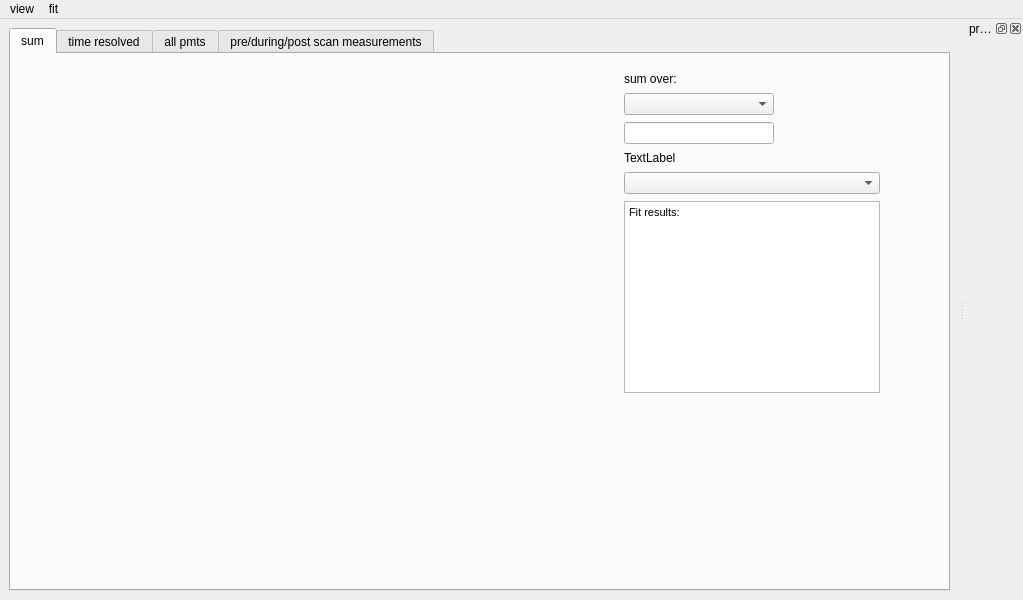
<?xml version="1.0" encoding="UTF-8"?>
<ui version="4.0">
 <class>MainWindow_LiveDataPlotting</class>
 <widget class="QMainWindow" name="MainWindow_LiveDataPlotting">
  <property name="geometry">
   <rect>
    <x>0</x>
    <y>0</y>
    <width>1023</width>
    <height>600</height>
   </rect>
  </property>
  <property name="windowTitle">
   <string>MainWindow</string>
  </property>
  <widget class="QWidget" name="centralwidget">
   <layout class="QHBoxLayout" name="horizontalLayout_2">
    <item>
     <widget class="QTabWidget" name="tabWidget">
      <property name="locale">
       <locale language="English" country="UnitedStates"/>
      </property>
      <property name="currentIndex">
       <number>0</number>
      </property>
      <widget class="QWidget" name="tab_sum">
       <attribute name="title">
        <string>sum</string>
       </attribute>
       <layout class="QVBoxLayout" name="verticalLayout_2">
        <item>
         <widget class="QWidget" name="widget_outer_sum_plot" native="true">
          <layout class="QHBoxLayout" name="horizontalLayout" stretch="1,0">
           <item>
            <widget class="QWidget" name="widget_inner_sum_plot" native="true">
             <property name="sizePolicy">
              <sizepolicy hsizetype="MinimumExpanding" vsizetype="Preferred">
               <horstretch>0</horstretch>
               <verstretch>0</verstretch>
              </sizepolicy>
             </property>
            </widget>
           </item>
           <item>
            <layout class="QVBoxLayout" name="verticalLayout_3" stretch="0,0,0,0,0,0,0">
             <property name="spacing">
              <number>7</number>
             </property>
             <property name="sizeConstraint">
              <enum>QLayout::SetDefaultConstraint</enum>
             </property>
             <property name="rightMargin">
              <number>50</number>
             </property>
             <item>
              <widget class="QLabel" name="label">
               <property name="text">
                <string>sum over:</string>
               </property>
              </widget>
             </item>
             <item>
              <widget class="QComboBox" name="comboBox_select_sum_for_pmts">
               <property name="maximumSize">
                <size>
                 <width>150</width>
                 <height>16777215</height>
                </size>
               </property>
              </widget>
             </item>
             <item>
              <widget class="QLineEdit" name="lineEdit_arith_scaler_input">
               <property name="maximumSize">
                <size>
                 <width>150</width>
                 <height>16777215</height>
                </size>
               </property>
               <property name="mouseTracking">
                <bool>false</bool>
               </property>
              </widget>
             </item>
             <item>
              <widget class="QLabel" name="label_arith_scaler_set">
               <property name="sizePolicy">
                <sizepolicy hsizetype="Preferred" vsizetype="Maximum">
                 <horstretch>0</horstretch>
                 <verstretch>0</verstretch>
                </sizepolicy>
               </property>
               <property name="maximumSize">
                <size>
                 <width>150</width>
                 <height>16777215</height>
                </size>
               </property>
               <property name="text">
                <string>TextLabel</string>
               </property>
              </widget>
             </item>
             <item>
              <widget class="QComboBox" name="comboBox_sum_tr"/>
             </item>
             <item>
              <widget class="QTextBrowser" name="browser_fitresults">
               <property name="html">
                <string>&lt;!DOCTYPE HTML PUBLIC &quot;-//W3C//DTD HTML 4.0//EN&quot; &quot;http://www.w3.org/TR/REC-html40/strict.dtd&quot;&gt;
&lt;html&gt;&lt;head&gt;&lt;meta name=&quot;qrichtext&quot; content=&quot;1&quot; /&gt;&lt;style type=&quot;text/css&quot;&gt;
p, li { white-space: pre-wrap; }
&lt;/style&gt;&lt;/head&gt;&lt;body style=&quot; font-family:'MS Shell Dlg 2'; font-size:8.25pt; font-weight:400; font-style:normal;&quot;&gt;
&lt;p style=&quot; margin-top:0px; margin-bottom:0px; margin-left:0px; margin-right:0px; -qt-block-indent:0; text-indent:0px;&quot;&gt;&lt;span style=&quot; font-size:8pt;&quot;&gt;Fit results:&lt;/span&gt;&lt;/p&gt;&lt;/body&gt;&lt;/html&gt;</string>
               </property>
              </widget>
             </item>
             <item>
              <spacer name="verticalSpacer">
               <property name="orientation">
                <enum>Qt::Vertical</enum>
               </property>
               <property name="sizeHint" stdset="0">
                <size>
                 <width>20</width>
                 <height>40</height>
                </size>
               </property>
              </spacer>
             </item>
            </layout>
           </item>
          </layout>
         </widget>
        </item>
       </layout>
      </widget>
      <widget class="QWidget" name="tab_timeres">
       <attribute name="title">
        <string>time resolved</string>
       </attribute>
       <layout class="QVBoxLayout" name="verticalLayout_4">
        <item>
         <layout class="QGridLayout" name="gridLayout">
          <item row="0" column="2">
           <widget class="QSpinBox" name="spinBox">
            <property name="keyboardTracking">
             <bool>false</bool>
            </property>
            <property name="minimum">
             <number>10</number>
            </property>
            <property name="maximum">
             <number>10000</number>
            </property>
            <property name="singleStep">
             <number>10</number>
            </property>
            <property name="value">
             <number>10</number>
            </property>
           </widget>
          </item>
          <item row="0" column="4">
           <widget class="QPushButton" name="pushButton_save_after_scan">
            <property name="text">
             <string>Save again after scan</string>
            </property>
           </widget>
          </item>
          <item row="0" column="0">
           <widget class="QLabel" name="label_4">
            <property name="text">
             <string>rebinning [ns]</string>
            </property>
           </widget>
          </item>
          <item row="0" column="3">
           <widget class="QCheckBox" name="checkBox">
            <property name="text">
             <string>apply for all tracks</string>
            </property>
           </widget>
          </item>
         </layout>
        </item>
        <item>
         <widget class="QSplitter" name="splitter">
          <property name="orientation">
           <enum>Qt::Vertical</enum>
          </property>
          <property name="opaqueResize">
           <bool>true</bool>
          </property>
          <widget class="QWidget" name="widget_tres_plot" native="true">
           <layout class="QVBoxLayout" name="verticalLayout_5">
            <item>
             <widget class="QSplitter" name="splitter_4">
              <property name="orientation">
               <enum>Qt::Vertical</enum>
              </property>
              <widget class="QSplitter" name="splitter_2">
               <property name="orientation">
                <enum>Qt::Horizontal</enum>
               </property>
               <widget class="QWidget" name="widget_tres" native="true"/>
               <widget class="QWidget" name="widget_proj_t" native="true"/>
              </widget>
              <widget class="QSplitter" name="splitter_3">
               <property name="orientation">
                <enum>Qt::Horizontal</enum>
               </property>
               <widget class="QWidget" name="widget_proj_v" native="true"/>
               <widget class="QWidget" name="widget_right_lower_corner" native="true">
                <layout class="QGridLayout" name="gridLayout_2">
                 <item row="0" column="2">
                  <widget class="QLabel" name="label_5">
                   <property name="sizePolicy">
                    <sizepolicy hsizetype="Fixed" vsizetype="Fixed">
                     <horstretch>0</horstretch>
                     <verstretch>0</verstretch>
                    </sizepolicy>
                   </property>
                   <property name="text">
                    <string>y:</string>
                   </property>
                  </widget>
                 </item>
                 <item row="0" column="0">
                  <widget class="QLabel" name="label_2">
                   <property name="sizePolicy">
                    <sizepolicy hsizetype="Fixed" vsizetype="Fixed">
                     <horstretch>0</horstretch>
                     <verstretch>0</verstretch>
                    </sizepolicy>
                   </property>
                   <property name="text">
                    <string>x:</string>
                   </property>
                  </widget>
                 </item>
                 <item row="0" column="1">
                  <widget class="QLabel" name="label_x_coord">
                   <property name="sizePolicy">
                    <sizepolicy hsizetype="Fixed" vsizetype="Fixed">
                     <horstretch>0</horstretch>
                     <verstretch>0</verstretch>
                    </sizepolicy>
                   </property>
                   <property name="text">
                    <string>-0.000</string>
                   </property>
                  </widget>
                 </item>
                 <item row="0" column="3">
                  <widget class="QLabel" name="label_y_coord">
                   <property name="sizePolicy">
                    <sizepolicy hsizetype="Fixed" vsizetype="Fixed">
                     <horstretch>0</horstretch>
                     <verstretch>0</verstretch>
                    </sizepolicy>
                   </property>
                   <property name="text">
                    <string>-0.000</string>
                   </property>
                  </widget>
                 </item>
                </layout>
               </widget>
              </widget>
             </widget>
            </item>
           </layout>
          </widget>
          <widget class="QTableWidget" name="tableWidget_gates">
           <property name="sizePolicy">
            <sizepolicy hsizetype="Expanding" vsizetype="Expanding">
             <horstretch>0</horstretch>
             <verstretch>0</verstretch>
            </sizepolicy>
           </property>
           <property name="minimumSize">
            <size>
             <width>0</width>
             <height>0</height>
            </size>
           </property>
           <property name="sizeAdjustPolicy">
            <enum>QAbstractScrollArea::AdjustToContents</enum>
           </property>
           <property name="sortingEnabled">
            <bool>false</bool>
           </property>
           <attribute name="horizontalHeaderDefaultSectionSize">
            <number>80</number>
           </attribute>
           <column>
            <property name="text">
             <string>track</string>
            </property>
           </column>
           <column>
            <property name="text">
             <string>scaler</string>
            </property>
           </column>
           <column>
            <property name="text">
             <string>v_min [V]</string>
            </property>
           </column>
           <column>
            <property name="text">
             <string>v_max [V]</string>
            </property>
           </column>
           <column>
            <property name="text">
             <string>t_min [us]</string>
            </property>
           </column>
           <column>
            <property name="text">
             <string>t_max [us]</string>
            </property>
           </column>
           <column>
            <property name="text">
             <string>show</string>
            </property>
           </column>
          </widget>
         </widget>
        </item>
       </layout>
      </widget>
      <widget class="QWidget" name="tab_all_pmts">
       <attribute name="title">
        <string>all pmts</string>
       </attribute>
       <layout class="QVBoxLayout" name="verticalLayout_6">
        <item>
         <widget class="QWidget" name="widget_all_pmts" native="true">
          <layout class="QVBoxLayout" name="verticalLayout_7">
           <item>
            <widget class="QSplitter" name="splitter_allpmts">
             <property name="orientation">
              <enum>Qt::Vertical</enum>
             </property>
             <widget class="QWidget" name="widget_all_pmts_plot" native="true"/>
             <widget class="QWidget" name="widget_all_pmts_x_y_coords" native="true">
              <layout class="QGridLayout" name="gridLayout_3">
               <item row="0" column="6">
                <widget class="QLabel" name="label_3">
                 <property name="text">
                  <string>track:</string>
                 </property>
                </widget>
               </item>
               <item row="0" column="3">
                <widget class="QLabel" name="label_7">
                 <property name="sizePolicy">
                  <sizepolicy hsizetype="Fixed" vsizetype="Fixed">
                   <horstretch>0</horstretch>
                   <verstretch>0</verstretch>
                  </sizepolicy>
                 </property>
                 <property name="text">
                  <string>y:</string>
                 </property>
                </widget>
               </item>
               <item row="0" column="4">
                <widget class="QLabel" name="label_y_coor_all_pmts">
                 <property name="sizePolicy">
                  <sizepolicy hsizetype="Fixed" vsizetype="Fixed">
                   <horstretch>0</horstretch>
                   <verstretch>0</verstretch>
                  </sizepolicy>
                 </property>
                 <property name="minimumSize">
                  <size>
                   <width>120</width>
                   <height>0</height>
                  </size>
                 </property>
                 <property name="text">
                  <string>y_value</string>
                 </property>
                </widget>
               </item>
               <item row="0" column="7">
                <widget class="QComboBox" name="comboBox_all_pmts_sel_tr"/>
               </item>
               <item row="0" column="0" colspan="2">
                <widget class="QLabel" name="label_8">
                 <property name="sizePolicy">
                  <sizepolicy hsizetype="Fixed" vsizetype="Fixed">
                   <horstretch>0</horstretch>
                   <verstretch>0</verstretch>
                  </sizepolicy>
                 </property>
                 <property name="text">
                  <string>x:</string>
                 </property>
                </widget>
               </item>
               <item row="0" column="2">
                <widget class="QLabel" name="label_x_coord_all_pmts">
                 <property name="sizePolicy">
                  <sizepolicy hsizetype="Fixed" vsizetype="Fixed">
                   <horstretch>0</horstretch>
                   <verstretch>0</verstretch>
                  </sizepolicy>
                 </property>
                 <property name="minimumSize">
                  <size>
                   <width>120</width>
                   <height>0</height>
                  </size>
                 </property>
                 <property name="text">
                  <string>x_value</string>
                 </property>
                </widget>
               </item>
               <item row="0" column="8">
                <widget class="QLabel" name="label_6">
                 <property name="text">
                  <string>sum over:</string>
                 </property>
                </widget>
               </item>
               <item row="0" column="10">
                <widget class="QLineEdit" name="lineEdit_sum_all_pmts">
                 <property name="sizePolicy">
                  <sizepolicy hsizetype="Fixed" vsizetype="Fixed">
                   <horstretch>0</horstretch>
                   <verstretch>0</verstretch>
                  </sizepolicy>
                 </property>
                 <property name="mouseTracking">
                  <bool>false</bool>
                 </property>
                </widget>
               </item>
               <item row="0" column="5">
                <spacer name="horizontalSpacer">
                 <property name="orientation">
                  <enum>Qt::Horizontal</enum>
                 </property>
                 <property name="sizeType">
                  <enum>QSizePolicy::Minimum</enum>
                 </property>
                 <property name="sizeHint" stdset="0">
                  <size>
                   <width>200</width>
                   <height>20</height>
                  </size>
                 </property>
                </spacer>
               </item>
               <item row="0" column="9">
                <widget class="QComboBox" name="comboBox_sum_all_pmts"/>
               </item>
              </layout>
             </widget>
            </widget>
           </item>
          </layout>
         </widget>
        </item>
       </layout>
      </widget>
      <widget class="QWidget" name="tab_pre_post_meas">
       <attribute name="title">
        <string>pre/during/post scan measurements</string>
       </attribute>
      </widget>
     </widget>
    </item>
   </layout>
  </widget>
  <widget class="QDockWidget" name="dockWidget">
   <property name="locale">
    <locale language="English" country="UnitedStates"/>
   </property>
   <property name="windowTitle">
    <string>progress</string>
   </property>
   <attribute name="dockWidgetArea">
    <number>2</number>
   </attribute>
   <widget class="QWidget" name="widget_progress"/>
  </widget>
  <widget class="QMenuBar" name="menuBar">
   <property name="geometry">
    <rect>
     <x>0</x>
     <y>0</y>
     <width>1023</width>
     <height>21</height>
    </rect>
   </property>
   <widget class="QMenu" name="menuView">
    <property name="title">
     <string>view</string>
    </property>
    <widget class="QMenu" name="menunorm">
     <property name="title">
      <string>normalize</string>
     </property>
     <addaction name="actionidentity"/>
     <addaction name="actionscans"/>
    </widget>
    <addaction name="action_update"/>
    <addaction name="separator"/>
    <addaction name="action_screenshot_to_clipboard"/>
    <addaction name="action_screenshot_all_to_clipboard"/>
    <addaction name="action_screenshot_to_file"/>
    <addaction name="action_screenshot_all_to_file"/>
    <addaction name="separator"/>
    <addaction name="actionProgress"/>
    <addaction name="actionGraph_font_size"/>
    <addaction name="separator"/>
    <addaction name="menunorm"/>
    <addaction name="actionshow_bins"/>
   </widget>
   <widget class="QMenu" name="menufit">
    <property name="title">
     <string>fit</string>
    </property>
    <widget class="QMenu" name="menu_lineshape">
     <property name="title">
      <string>Voigt</string>
     </property>
     <addaction name="action_lorentz"/>
     <addaction name="action_gauss"/>
     <addaction name="action_voigt"/>
    </widget>
    <widget class="QMenu" name="menu_track">
     <property name="title">
      <string>track</string>
     </property>
    </widget>
    <addaction name="action_fit"/>
    <addaction name="action_clear"/>
    <addaction name="action_fit_auto"/>
    <addaction name="action_fit_cursor"/>
    <addaction name="action_set_limits"/>
    <addaction name="separator"/>
    <addaction name="menu_lineshape"/>
    <addaction name="menu_track"/>
    <addaction name="separator"/>
    <addaction name="action_fit_config"/>
   </widget>
   <addaction name="menuView"/>
   <addaction name="menufit"/>
  </widget>
  <action name="actionProgress">
   <property name="text">
    <string>progress</string>
   </property>
   <property name="shortcut">
    <string>Ctrl+P</string>
   </property>
  </action>
  <action name="actionGraph_font_size">
   <property name="text">
    <string>graph font size</string>
   </property>
  </action>
  <action name="actionsum">
   <property name="checkable">
    <bool>true</bool>
   </property>
   <property name="checked">
    <bool>true</bool>
   </property>
   <property name="text">
    <string>sum</string>
   </property>
  </action>
  <action name="actionasymmetry">
   <property name="checkable">
    <bool>true</bool>
   </property>
   <property name="text">
    <string>asymmetry</string>
   </property>
  </action>
  <action name="actionscans">
   <property name="checkable">
    <bool>true</bool>
   </property>
   <property name="text">
    <string># scans</string>
   </property>
  </action>
  <action name="actionidentity">
   <property name="checkable">
    <bool>true</bool>
   </property>
   <property name="checked">
    <bool>true</bool>
   </property>
   <property name="text">
    <string>identity</string>
   </property>
  </action>
  <action name="actionshow_bins">
   <property name="checkable">
    <bool>true</bool>
   </property>
   <property name="checked">
    <bool>true</bool>
   </property>
   <property name="text">
    <string>show bins</string>
   </property>
   <property name="shortcut">
    <string>Ctrl+B</string>
   </property>
  </action>
  <action name="action_screenshot_to_clipboard">
   <property name="text">
    <string>screenshot</string>
   </property>
   <property name="shortcut">
    <string>Ctrl+C</string>
   </property>
  </action>
  <action name="action_screenshot_all_to_clipboard">
   <property name="text">
    <string>screenshot all</string>
   </property>
   <property name="shortcut">
    <string>Ctrl+Shift+C</string>
   </property>
  </action>
  <action name="action_update">
   <property name="text">
    <string>update</string>
   </property>
   <property name="shortcut">
    <string>F5</string>
   </property>
  </action>
  <action name="actionasd">
   <property name="text">
    <string>asd</string>
   </property>
  </action>
  <action name="action_screenshot_to_file">
   <property name="text">
    <string>save screenshot</string>
   </property>
   <property name="shortcut">
    <string>Ctrl+S</string>
   </property>
  </action>
  <action name="action_screenshot_all_to_file">
   <property name="text">
    <string>save screenshot all</string>
   </property>
   <property name="shortcut">
    <string>Ctrl+Shift+S</string>
   </property>
  </action>
  <action name="action_fit">
   <property name="text">
    <string>fit</string>
   </property>
   <property name="shortcut">
    <string>Ctrl+F</string>
   </property>
  </action>
  <action name="action_fit_auto">
   <property name="checkable">
    <bool>true</bool>
   </property>
   <property name="enabled">
    <bool>false</bool>
   </property>
   <property name="text">
    <string>auto</string>
   </property>
  </action>
  <action name="action_voigt">
   <property name="checkable">
    <bool>true</bool>
   </property>
   <property name="checked">
    <bool>true</bool>
   </property>
   <property name="text">
    <string>Voigt</string>
   </property>
  </action>
  <action name="action_lorentz">
   <property name="checkable">
    <bool>true</bool>
   </property>
   <property name="text">
    <string>Lorentz</string>
   </property>
  </action>
  <action name="action_gauss">
   <property name="checkable">
    <bool>true</bool>
   </property>
   <property name="text">
    <string>Gauss</string>
   </property>
  </action>
  <action name="action_fit_cursor">
   <property name="checkable">
    <bool>true</bool>
   </property>
   <property name="text">
    <string>set cursor</string>
   </property>
   <property name="shortcut">
    <string>Ctrl+G</string>
   </property>
  </action>
  <action name="action_fit_config">
   <property name="enabled">
    <bool>false</bool>
   </property>
   <property name="text">
    <string>config ...</string>
   </property>
  </action>
  <action name="action_track0">
   <property name="text">
    <string>track0</string>
   </property>
  </action>
  <action name="action_clear">
   <property name="text">
    <string>clear</string>
   </property>
   <property name="shortcut">
    <string>Ctrl+Shift+F</string>
   </property>
  </action>
  <action name="action_set_limits">
   <property name="checkable">
    <bool>true</bool>
   </property>
   <property name="text">
    <string>set x-limits</string>
   </property>
   <property name="shortcut">
    <string>Ctrl+H</string>
   </property>
  </action>
 </widget>
 <resources/>
 <connections/>
</ui>
